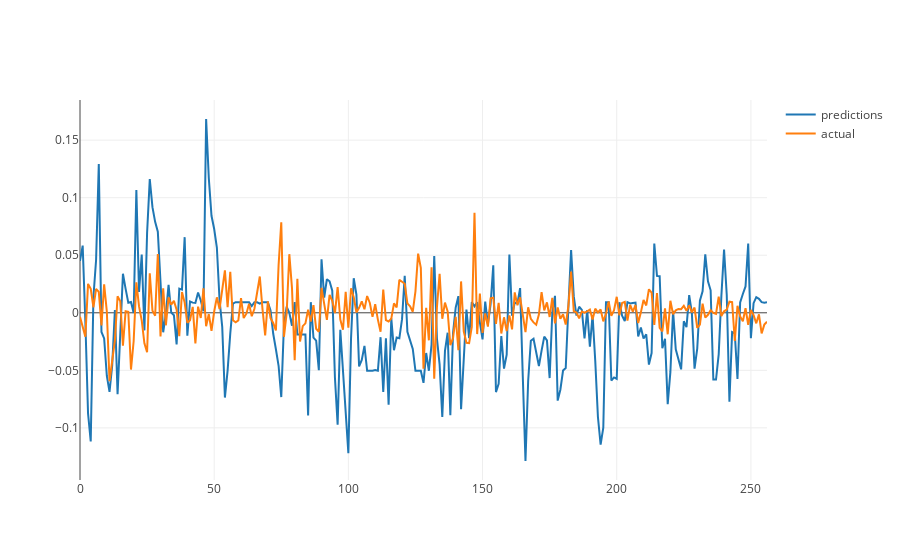

Notebook code cell kept with this figure:
### Code cell
# Plot as it is
predLine = Scatter(
            x=np.arange(pred.shape[0]),
            y=pred.flatten(),
            name='predictions'
            )
actualLine = Scatter(
            x=np.arange(ytest.shape[0]),
            y=ytest.flatten(),
            name='actual'
            )
iplot([predLine, actualLine], config={ "scrollZoom": True })

### Figure 1 — Plotly figure (JSON) as saved in the notebook; plotly's stock layout.template omitted (floating-point values rounded to 4 significant figures; data arrays with more than 128 entries replaced by an {"elided": "..."} marker saying what was removed)
{"data": [{"name": "predictions", "type": "scatter", "x": {"elided": "257 int values"}, "y": {"elided": "257 float values"}}, {"name": "actual", "type": "scatter", "x": {"elided": "257 int values"}, "y": {"elided": "257 float values"}}], "layout": {}}
